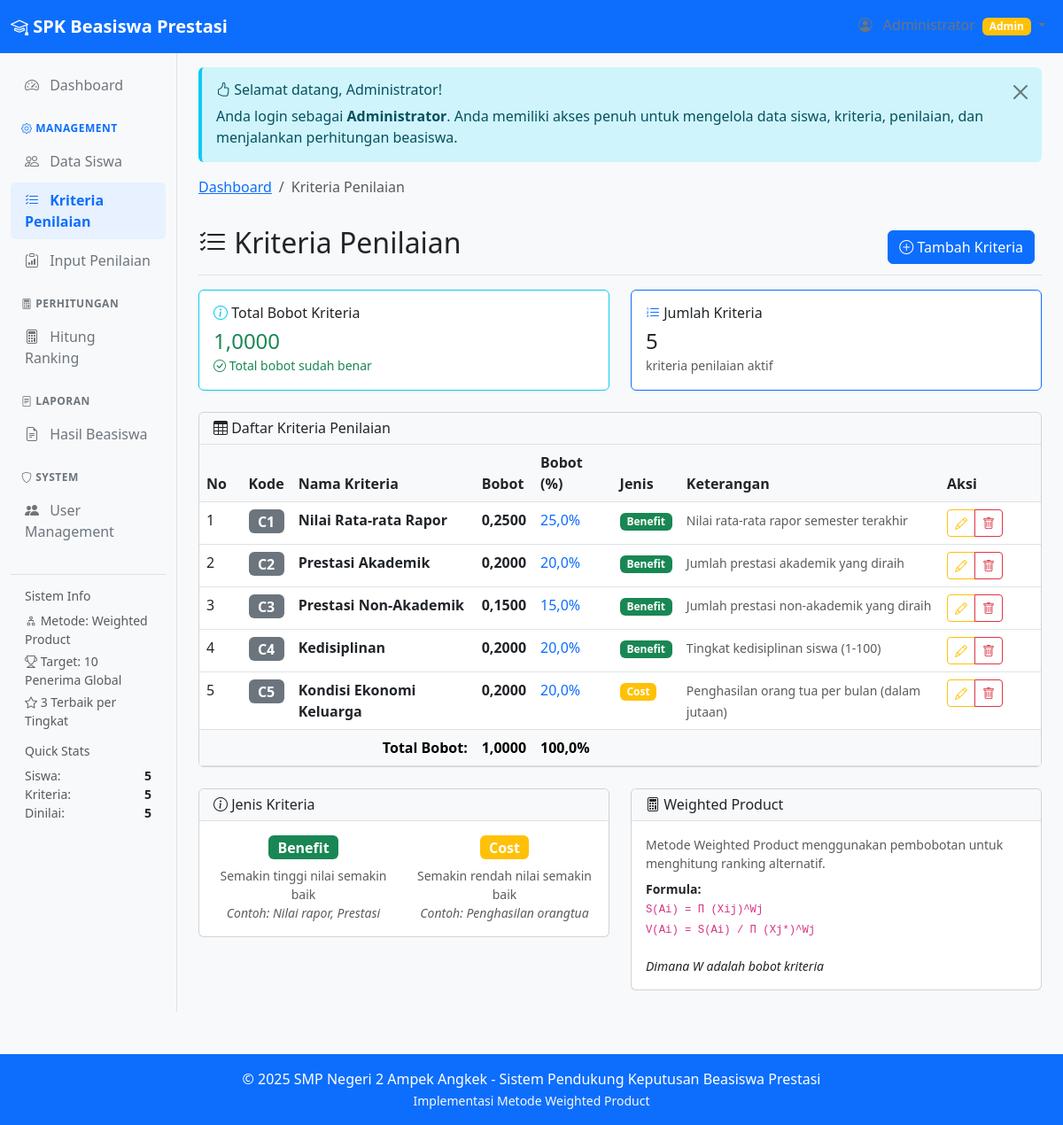
Page /modules/kriteria/index.php (signed in) on the committed database.
### tables this page shows
CREATE TABLE `kriteria` (
  `id` int NOT NULL,
  `kode` varchar(10) NOT NULL,
  `nama` varchar(100) NOT NULL,
  `bobot` decimal(5,4) NOT NULL,
  `jenis` enum('benefit','cost') DEFAULT 'benefit',
  `keterangan` text,
  `created_at` timestamp NULL DEFAULT CURRENT_TIMESTAMP,
  `updated_at` timestamp NULL DEFAULT CURRENT_TIMESTAMP ON UPDATE CURRENT_TIMESTAMP
);

### modules/kriteria/index.php (the view, shortened to what this page needs)
<?php
require_once '../../includes/header.php';
$stmt = $pdo->query("SELECT * FROM kriteria ORDER BY kode");
$kriteria_list = $stmt->fetchAll();
$total_bobot = 0;
foreach ($kriteria_list as $kriteria) {
    $total_bobot += $kriteria['bobot'];
}
$breadcrumb = generateBreadcrumb([
    ['text' => 'Dashboard', 'url' => '../dashboard/index.php'],
    ['text' => 'Kriteria Penilaian', 'url' => '#']
]);
echo $breadcrumb;
?>
<div class="d-flex justify-content-between flex-wrap flex-md-nowrap align-items-center pt-3 pb-2 mb-3 border-bottom">
    <h1 class="h2">
        <i class="bi bi-list-check"></i>
        Kriteria Penilaian
    </h1>
    <div class="btn-toolbar mb-2 mb-md-0">
        <div class="btn-group me-2">
            <a href="tambah.php" class="btn btn-primary">
                <i class="bi bi-plus-circle"></i>
                Tambah Kriteria
            </a>
        </div>
    </div>
</div>
<div class="row mb-4">
    <div class="col-md-6">
        <div class="card border-info">
            <div class="card-body">
                <h6 class="card-title">
                    <i class="bi bi-info-circle text-info"></i>
                    Total Bobot Kriteria
                </h6>
                <h4 class="mb-0 <?php echo abs($total_bobot - 1.0) < 0.0001 ? 'text-success' : 'text-warning'; ?>">
                    <?php echo formatNumber($total_bobot, 4); ?>
                </h4>
                <?php if (abs($total_bobot - 1.0) >= 0.0001): ?>
                <small class="text-warning">
                    <i class="bi bi-exclamation-triangle"></i>
                    Total bobot harus sama dengan 1.0000
                </small>
                <?php else: ?>
                <small class="text-success">
                    <i class="bi bi-check-circle"></i>
                    Total bobot sudah benar
                </small>
                <?php endif; ?>
            </div>
        </div>
    </div>
    <div class="col-md-6">
        <div class="card border-primary">
            <div class="card-body">
                <h6 class="card-title">
                    <i class="bi bi-list-ol text-primary"></i>
                    Jumlah Kriteria
                </h6>
                <h4 class="mb-0"><?php echo count($kriteria_list); ?></h4>
                <small class="text-muted">kriteria penilaian aktif</small>
            </div>
        </div>
    </div>
</div>
<div class="card">
    <div class="card-header">
        <h6 class="mb-0">
            <i class="bi bi-table"></i>
            Daftar Kriteria Penilaian
        </h6>
    </div>
    <div class="card-body p-0">
        <?php if (empty($kriteria_list)): ?>
        <div class="text-center py-5">
            <i class="bi bi-clipboard-x text-muted" style="font-size: 3rem;"></i>
            <h6 class="text-muted mt-2">Belum ada kriteria penilaian</h6>
            <p class="text-muted">Silakan tambah kriteria penilaian terlebih dahulu.</p>
            <a href="tambah.php" class="btn btn-primary">
                <i class="bi bi-plus-circle"></i> Tambah Kriteria
            </a>
        </div>
        <?php else: ?>
        <div class="table-responsive">
            <table class="table table-hover mb-0">
                <thead>
                    <tr>
                        <th width="5%">No</th>
                        <th>Kode</th>
                        <th>Nama Kriteria</th>
                        <th>Bobot</th>
                        <th>Bobot (%)</th>
                        <th>Jenis</th>
                        <th>Keterangan</th>
                        <th width="12%">Aksi</th>
                    </tr>
                </thead>
                <tbody>
                    <?php
                    $no = 1;
                    foreach ($kriteria_list as $kriteria):
                    ?>
                    <tr>
                        <td><?php echo $no++; ?></td>
                        <td>
                            <span
                                class="badge bg-secondary fs-6"><?php echo htmlspecialchars($kriteria['kode']); ?></span>
                        </td>
                        <td>
                            <strong><?php echo htmlspecialchars($kriteria['nama']); ?></strong>
                        </td>
                        <td>
                            <span class="fw-semibold"><?php echo formatNumber($kriteria['bobot'], 4); ?></span>
                        </td>
                        <td>
                            <span class="text-primary"><?php echo formatNumber($kriteria['bobot'] * 100, 1); ?>%</span>
                        </td>
                        <td>
                            <span
                                class="badge <?php echo $kriteria['jenis'] === 'benefit' ? 'bg-success' : 'bg-warning'; ?>">
                                <?php echo ucfirst($kriteria['jenis']); ?>
                            </span>
                        </td>
                        <td>
                            <small class="text-muted">
                                <?php echo htmlspecialchars($kriteria['keterangan'] ?: '-'); ?>
                            </small>
                        </td>
                        <td>
                            <div class="btn-group btn-group-sm" role="group">
                                <a href="edit.php?id=<?php echo $kriteria['id']; ?>" class="btn btn-outline-warning"
                                    title="Edit">
                                    <i class="bi bi-pencil"></i>
                                </a>
                                <a href="?action=delete&id=<?php echo $kriteria['id']; ?>"
                                    class="btn btn-outline-danger" title="Hapus"
                                    onclick="return confirmDelete('Yakin ingin menghapus kriteria ini? Data penilaian yang menggunakan kriteria ini akan ikut terhapus!')">
                                    <i class="bi bi-trash"></i>
                                </a>
                            </div>
                        </td>
                    </tr>
                    <?php endforeach; ?>
                </tbody>
                <tfoot>
                    <tr class="table-secondary">
                        <th colspan="3" class="text-end">Total Bobot:</th>
                        <th><?php echo formatNumber($total_bobot, 4); ?></th>
                        <th><?php echo formatNumber($total_bobot * 100, 1); ?>%</th>
                        <th colspan="3"></th>
                    </tr>
                </tfoot>
            </table>
        </div>
        <?php endif; ?>
    </div>
</div>
<div class="row mt-4">
    <div class="col-md-6">
        <div class="card">
            <div class="card-header">
                <h6 class="mb-0">
                    <i class="bi bi-info-circle"></i>
                    Jenis Kriteria
                </h6>
            </div>
            <div class="card-body">
                <div class="row">
                    <div class="col-6">
                        <div class="text-center">
                            <span class="badge bg-success fs-6 mb-2">Benefit</span>
                            <p class="small text-muted mb-0">
                                Semakin tinggi nilai semakin baik
                                <br><em>Contoh: Nilai rapor, Prestasi</em>
                            </p>
                        </div>
                    </div>
                    <div class="col-6">
                        <div class="text-center">
                            <span class="badge bg-warning fs-6 mb-2">Cost</span>
                            <p class="small text-muted mb-0">
                                Semakin rendah nilai semakin baik
                                <br><em>Contoh: Penghasilan orangtua</em>
                            </p>
                        </div>
                    </div>
                </div>
            </div>
        </div>
    </div>
    <div class="col-md-6">
        <div class="card">
            <div class="card-header">
                <h6 class="mb-0">
                    <i class="bi bi-calculator"></i>
                    Weighted Product
                </h6>
            </div>
            <div class="card-body">
                <p class="small text-muted mb-2">
                    Metode Weighted Product menggunakan pembobotan untuk menghitung ranking alternatif.
                </p>
                <div class="small">
                    <strong>Formula:</strong><br>
                    <code>S(Ai) = Π (Xij)^Wj</code><br>
                    <code>V(Ai) = S(Ai) / Π (Xj*)^Wj</code>
                    <br><br>
                    <em>Dimana W adalah bobot kriteria</em>
                </div>
            </div>
        </div>
    </div>
</div>
<?php require_once '../../includes/footer.php'; ?>

### includes/header.php (style rules this page uses)
.card-header { background-color: #f8f9fa; border-bottom: 1px solid #dee2e6; }
.table th { background-color: #f8f9fa; border-color: #dee2e6; font-weight: 600; }
.badge { font-size: 0.75em; }

### rows in the picture
kriteria: kode "C1", nama "Nilai Rata-rata Rapor", bobot "0,2500", formatNumber($kriteria['bobot']*100,1) "25,0", jenis "Benefit", keterangan "Nilai rata-rata rapor semester terakhir"
kriteria: kode "C2", nama "Prestasi Akademik", bobot "0,2000", formatNumber($kriteria['bobot']*100,1) "20,0", jenis "Benefit", keterangan "Jumlah prestasi akademik yang diraih"
kriteria: kode "C3", nama "Prestasi Non-Akademik", bobot "0,1500", formatNumber($kriteria['bobot']*100,1) "15,0", jenis "Benefit", keterangan "Jumlah prestasi non-akademik yang diraih"
kriteria: kode "C4", nama "Kedisiplinan", bobot "0,2000", formatNumber($kriteria['bobot']*100,1) "20,0", jenis "Benefit", keterangan "Tingkat kedisiplinan siswa (1-100)"
kriteria: kode "C5", nama "Kondisi Ekonomi Keluarga", bobot "0,2000", formatNumber($kriteria['bobot']*100,1) "20,0", jenis "Cost", keterangan "Penghasilan orang tua per bulan (dalam jutaan)"

### other values in the picture
$total_siswa "5"
$total_kriteria "5"
$siswa_dinilai "5"
$_SESSION['nama'] "Administrator"
$item['text'] "Dashboard"
$item['text'] "Kriteria Penilaian"
formatNumber($total_bobot, 4) "1,0000"
count($kriteria_list) "5"
formatNumber($total_bobot * 100, 1) "100,0"
